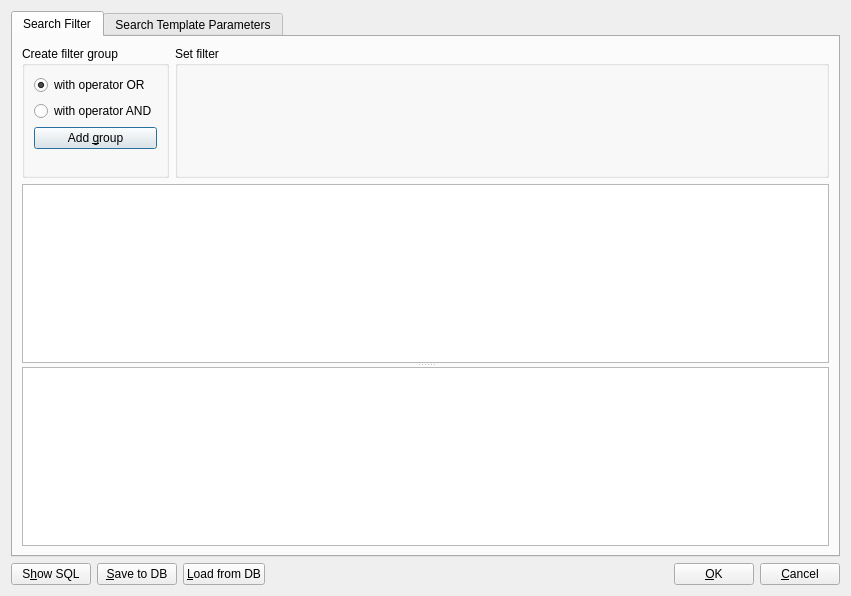
<?xml version="1.0" encoding="UTF-8"?>
<ui version="4.0">
 <class>p_search_form</class>
 <widget class="QDialog" name="p_search_form">
  <property name="geometry">
   <rect>
    <x>0</x>
    <y>0</y>
    <width>851</width>
    <height>596</height>
   </rect>
  </property>
  <property name="windowTitle">
   <string>Dialog</string>
  </property>
  <layout class="QGridLayout" name="gridLayout_4">
   <item row="0" column="0">
    <widget class="QTabWidget" name="tabSearchForm">
     <property name="currentIndex">
      <number>0</number>
     </property>
     <widget class="QWidget" name="tabFilter">
      <attribute name="title">
       <string>Search Filter</string>
      </attribute>
      <layout class="QGridLayout" name="gridLayout">
       <item row="0" column="0">
        <widget class="QGroupBox" name="gbAddGroup">
         <property name="sizePolicy">
          <sizepolicy hsizetype="Fixed" vsizetype="Preferred">
           <horstretch>0</horstretch>
           <verstretch>0</verstretch>
          </sizepolicy>
         </property>
         <property name="title">
          <string>Create filter group</string>
         </property>
         <layout class="QGridLayout" name="gridGroupLay">
          <item row="0" column="0">
           <widget class="QRadioButton" name="rbOR">
            <property name="text">
             <string>with operator OR</string>
            </property>
            <property name="checked">
             <bool>true</bool>
            </property>
           </widget>
          </item>
          <item row="1" column="0">
           <widget class="QRadioButton" name="rbAND">
            <property name="text">
             <string>with operator AND</string>
            </property>
           </widget>
          </item>
          <item row="2" column="0">
           <widget class="QPushButton" name="pbAddGroup">
            <property name="text">
             <string>Add &amp;group</string>
            </property>
           </widget>
          </item>
          <item row="3" column="0">
           <spacer name="verticalSpacer">
            <property name="orientation">
             <enum>Qt::Vertical</enum>
            </property>
            <property name="sizeHint" stdset="0">
             <size>
              <width>20</width>
              <height>40</height>
             </size>
            </property>
           </spacer>
          </item>
         </layout>
        </widget>
       </item>
       <item row="0" column="1">
        <widget class="QGroupBox" name="gbFilter">
         <property name="title">
          <string>Set filter</string>
         </property>
        </widget>
       </item>
       <item row="1" column="0" colspan="2">
        <widget class="QSplitter" name="splitter">
         <property name="orientation">
          <enum>Qt::Vertical</enum>
         </property>
         <widget class="QTreeView" name="twFilters"/>
         <widget class="QTextEdit" name="teSQLView">
          <property name="sizePolicy">
           <sizepolicy hsizetype="Preferred" vsizetype="Preferred">
            <horstretch>0</horstretch>
            <verstretch>0</verstretch>
           </sizepolicy>
          </property>
          <property name="readOnly">
           <bool>true</bool>
          </property>
         </widget>
        </widget>
       </item>
      </layout>
     </widget>
     <widget class="QWidget" name="tabSearchTemplate">
      <attribute name="title">
       <string>Search Template Parameters</string>
      </attribute>
      <layout class="QGridLayout" name="gridLayout_3">
       <item row="0" column="0">
        <widget class="QLabel" name="lSearchTemplateName">
         <property name="text">
          <string>&lt;html&gt;&lt;head/&gt;&lt;body&gt;&lt;p&gt;Search template name :&lt;/p&gt;&lt;/body&gt;&lt;/html&gt;</string>
         </property>
         <property name="alignment">
          <set>Qt::AlignRight|Qt::AlignTrailing|Qt::AlignVCenter</set>
         </property>
        </widget>
       </item>
       <item row="0" column="1">
        <widget class="QLineEdit" name="lESearchTemplateName"/>
       </item>
       <item row="1" column="0" colspan="2">
        <layout class="QGridLayout" name="gridLayout_2">
         <item row="0" column="0">
          <widget class="QLabel" name="lSearchTemplateType">
           <property name="text">
            <string>&lt;html&gt;&lt;head/&gt;&lt;body&gt;&lt;p&gt;Search template type :&lt;/p&gt;&lt;/body&gt;&lt;/html&gt;</string>
           </property>
           <property name="alignment">
            <set>Qt::AlignRight|Qt::AlignTrailing|Qt::AlignVCenter</set>
           </property>
          </widget>
         </item>
         <item row="0" column="1" rowspan="4">
          <widget class="QTreeView" name="tvSearchTemplateTypes"/>
         </item>
         <item row="0" column="2">
          <widget class="QToolButton" name="tbAddSearchTemlateType">
           <property name="text">
            <string>...</string>
           </property>
          </widget>
         </item>
         <item row="1" column="0" rowspan="2">
          <spacer name="verticalSpacerType">
           <property name="orientation">
            <enum>Qt::Vertical</enum>
           </property>
           <property name="sizeHint" stdset="0">
            <size>
             <width>20</width>
             <height>40</height>
            </size>
           </property>
          </spacer>
         </item>
         <item row="1" column="2">
          <widget class="QToolButton" name="tbEditSearchTemlateType">
           <property name="text">
            <string>...</string>
           </property>
          </widget>
         </item>
         <item row="2" column="2">
          <widget class="QToolButton" name="tbDelSearchTemlateType">
           <property name="text">
            <string>...</string>
           </property>
          </widget>
         </item>
         <item row="3" column="2">
          <spacer name="verticalSpacerButtonsType">
           <property name="orientation">
            <enum>Qt::Vertical</enum>
           </property>
           <property name="sizeHint" stdset="0">
            <size>
             <width>20</width>
             <height>40</height>
            </size>
           </property>
          </spacer>
         </item>
        </layout>
       </item>
       <item row="2" column="0" colspan="2">
        <layout class="QGridLayout" name="gridSearchTemplateCategoryLay">
         <item row="0" column="0">
          <widget class="QLabel" name="lSearchTemplateCategory">
           <property name="text">
            <string>Search template category :</string>
           </property>
           <property name="alignment">
            <set>Qt::AlignRight|Qt::AlignTrailing|Qt::AlignVCenter</set>
           </property>
          </widget>
         </item>
         <item row="0" column="1" rowspan="2">
          <widget class="QTreeView" name="tvSearchTemplateCategory"/>
         </item>
         <item row="1" column="0">
          <spacer name="verticalSpacerCategory">
           <property name="orientation">
            <enum>Qt::Vertical</enum>
           </property>
           <property name="sizeHint" stdset="0">
            <size>
             <width>20</width>
             <height>40</height>
            </size>
           </property>
          </spacer>
         </item>
        </layout>
       </item>
      </layout>
     </widget>
    </widget>
   </item>
   <item row="1" column="0">
    <layout class="QHBoxLayout" name="hButtonsLayout">
     <item>
      <widget class="QPushButton" name="pbShowSQL">
       <property name="text">
        <string>S&amp;how SQL</string>
       </property>
      </widget>
     </item>
     <item>
      <widget class="QPushButton" name="pbSaveToDb">
       <property name="text">
        <string>&amp;Save to DB</string>
       </property>
      </widget>
     </item>
     <item>
      <widget class="QPushButton" name="pbLoadFromDb">
       <property name="text">
        <string>&amp;Load from DB</string>
       </property>
      </widget>
     </item>
     <item>
      <spacer name="horizontalSpacer">
       <property name="orientation">
        <enum>Qt::Horizontal</enum>
       </property>
       <property name="sizeHint" stdset="0">
        <size>
         <width>348</width>
         <height>20</height>
        </size>
       </property>
      </spacer>
     </item>
     <item>
      <widget class="QPushButton" name="pbOK">
       <property name="text">
        <string>&amp;OK</string>
       </property>
      </widget>
     </item>
     <item>
      <widget class="QPushButton" name="pbCancel">
       <property name="text">
        <string>&amp;Cancel</string>
       </property>
      </widget>
     </item>
    </layout>
   </item>
  </layout>
 </widget>
 <resources/>
 <connections/>
</ui>
